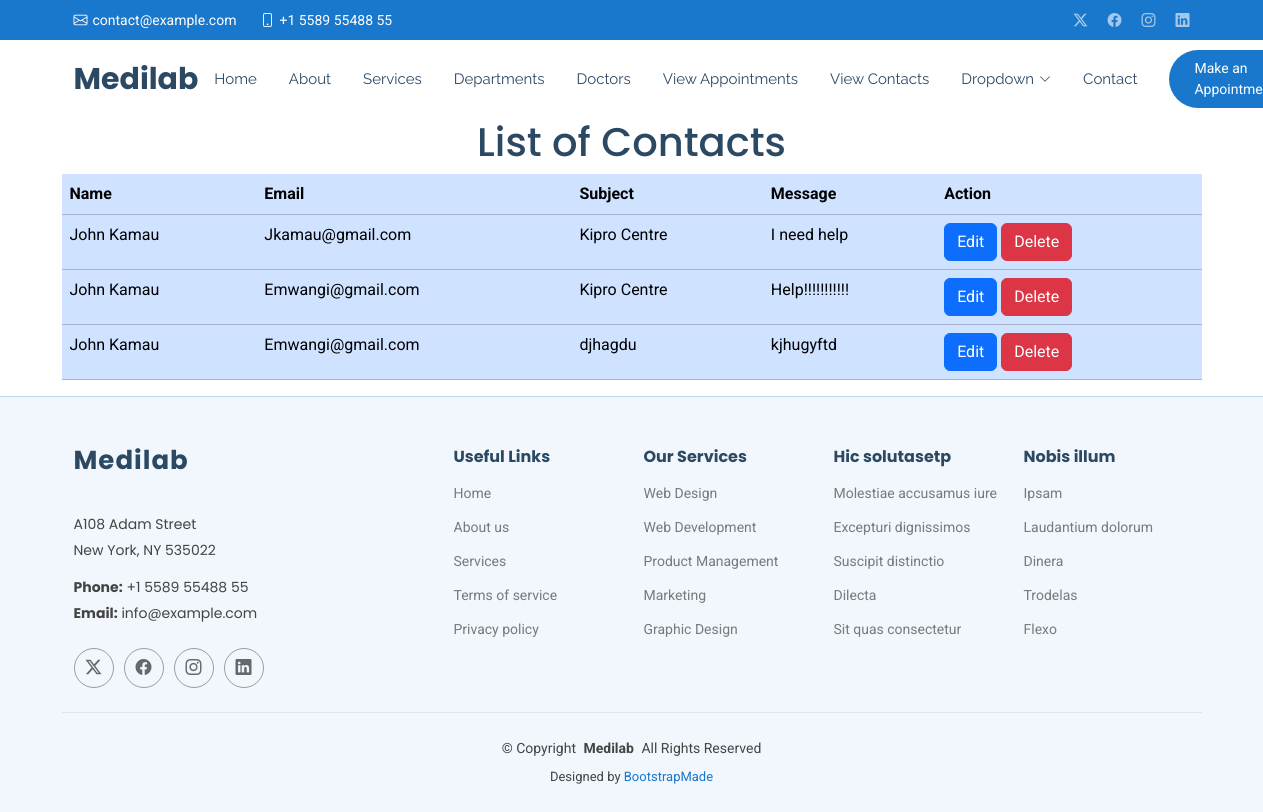
Page /showcontact/ on the committed database.
### myapp/models.py (models this page shows, shortened)
class Contact(models.Model):
    name = models.CharField(max_length=100)
    email = models.EmailField()
    subject = models.CharField(max_length=100)
    message = models.TextField()

### myapp/views.py (the view)
# urls.py: path('showcontact/', views.showcontact, name='showcontact'),
def showcontact(request):
  allcontact = Contact.objects.all()
  return render(request,'showcontact.html',{'allcontact':allcontact})

### templates/showcontact.html
{% extends 'starter-page.html' %}
{% load static %}
{% block content %}
<h1 class="text-center">List of Contacts</h1>
<table class="table table-primary container">
    <tr>
        <th>Name</th>
        <th>Email</th>
        <th>Subject</th>
        <th>Message</th>
        <th>Action</th>
    </tr>
    {% for contact in allcontact %}
        <tr>
        <td>{{ contact.name }}</td>
        <td>{{ contact.email }}</td>
        <td>{{ contact.subject }}</td>
        <td>{{ contact.message }}</td>
        <td>
              <a href="" class="btn btn-primary">Edit</a>
             <a href="/deleteco/{{ contact.id }}" class="btn btn-danger">Delete</a>
        </td>
        </tr>
    {% endfor %}
</table>
{% endblock %}

### static/assets/css/main.css (style rules this page uses)
:root { --default-font: "Roboto", system-ui, -apple-system, "Segoe UI", Roboto, "Helvetica Neue", Arial, "Noto Sans", "Liberation Sans", sans-serif, "Apple Color Emoji", "Segoe UI Emoji", "Segoe UI Symbol", "Noto Color Emoji"; --heading-font: "Poppins", sans-serif; --nav-font: "Raleway", sans-serif; }
:root { --background-color: #ffffff; --default-color: #444444; --heading-color: #2c4964; --accent-color: #1977cc; --surface-color: #ffffff; --contrast-color: #ffffff; }
:root { --nav-color: #2c4964; --nav-hover-color: #1977cc; --nav-mobile-background-color: #ffffff; --nav-dropdown-background-color: #ffffff; --nav-dropdown-color: #2c4964; --nav-dropdown-hover-color: #1977cc; }
:root { scroll-behavior: smooth; }
body { color: var(--default-color); background-color: var(--background-color); font-family: var(--default-font); }
a { color: var(--accent-color); text-decoration: none; transition: 0.3s; }
h1, h2, h3, h4, h5, h6 { color: var(--heading-color); font-family: var(--heading-font); }

### rows in the picture
Contact: name "John Kamau", email "Jkamau@gmail.com", subject "Kipro Centre", message "I need help"
Contact: name "John Kamau", email "Emwangi@gmail.com", subject "Kipro Centre", message "Help!!!!!!!!!!!"
Contact: name "John Kamau", email "Emwangi@gmail.com", subject "djhagdu", message "kjhugyftd"
